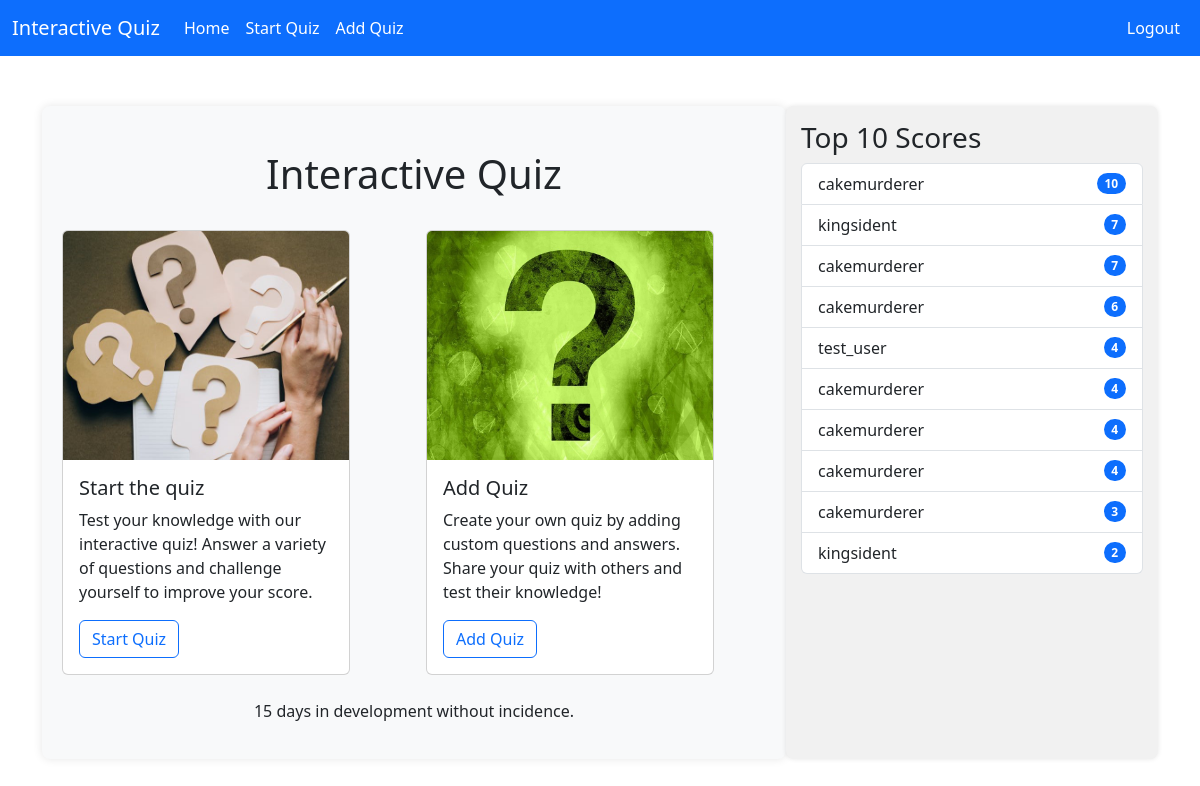
The app's page / (signed in) with its own data.
### quiz/models.py (models this page shows, shortened)
class Score(models.Model):
    score = models.IntegerField()
    user = models.ForeignKey(User, related_name='scores', on_delete=models.CASCADE)

class User(AbstractUser):
    def __str__(self):
        return f"{self.first_name} {self.last_name}"

### quiz/views.py (the view)
# urls.py: 2. Add a URL to urlpatterns:  path('', views.home, name='home')
def home(request):
    score_list = Score.objects.all().order_by('-score')[:10]
    return render(request, 'quiz/base.html', {
        "score_list": score_list
    })

### quiz/context_processors.py (called while the page is built)
def days_developed(request):
    startDevDate = datetime(2024, 9, 4)
    todaysDate = datetime.now()
    daysDeveloped = (todaysDate - startDevDate).days
    days = "days"
    if daysDeveloped <= 1:
        days = "day"
    return {
        "daysDeveloped": daysDeveloped,
        "days": days,
    }

def top_five_scores(request):
    score_list = Score.objects.all().order_by('-score')[:5]
    return {
        "score_list": score_list
    }

### quiz/templates/quiz/base.html (shortened to what this page needs)
<!doctype html>
<html lang="en">
	<head>
		{% load static %}
		<link href="https://cdn.jsdelivr.net/npm/bootstrap@5.3.3/dist/css/bootstrap.min.css" rel="stylesheet">
		{% include 'quiz/navbar.html' %}
	</head>
	<body>
		{% if user.is_authenticated %}
		<div class="container-lg">
			<div class="row-container">
				<div class="main-content col-12 col-md-8">
					<div class="content-container">
						<br>
						{% block content %}
							{% include 'quiz/home.html' %}
						{% endblock %}
						<center>
						<br>
							<p> {{ daysDeveloped }} {{ days }} in development without incidence.</p>
						</center>
					</div>
				</div>
				{% if user.is_authenticated %}
					<br><br/>
					<div class="sidebar-container col-md-4">
						{% include 'quiz/sidebar.html' %}
					</div>
				{% endif %}
			</div>
		</div>
		{% endif %}
	</body>
	</html>

### quiz/templates/quiz/sidebar.html
<h3>Top 10 Scores</h3>
    <ul class="list-group">
        {% for score in score_list %}
            <li class="list-group-item d-flex justify-content-between align-items-center">
            {{ score.user.username }}
            <span class="badge text-bg-primary rounded-pill">{{ score.score }}</span>
            </li>
        {% endfor %}
    </ul>

### quiz/templates/quiz/base.html (style rules this page uses)
.content-container { max-width: 800px; margin: 50px auto; padding: 20px; background-color: #f8f9fa; border-radius: 8px; box-shadow: 0 0 10px rgba(0, 0, 0, 0.1); }
.sidebar-container { margin: 50px auto; padding: 15px; background-color: #f1f1f1; border-radius: 8px; margin-right: 20px; box-shadow: 0 0 5px rgba(0, 0, 0, 0.1); }
.row-container { display: flex; justify-content: space-between; }
.main-content { flex-grow: 1; }

### records on screen
Score: user.username "cakemurderer", score "10"
Score: user.username "kingsident", score "7"
Score: user.username "cakemurderer", score "7"
Score: user.username "cakemurderer", score "6"
Score: user.username "test_user", score "4"
Score: user.username "cakemurderer", score "4"
Score: user.username "cakemurderer", score "4"
Score: user.username "cakemurderer", score "4"
Score: user.username "cakemurderer", score "3"
Score: user.username "kingsident", score "2"

### other values on screen
{{ days }} "days"
